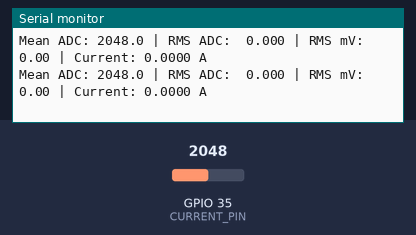
Bench run of a sketch on a simulated ESP32. Shown: the last lines printed to the serial monitor. Inputs (shaded band) come from the test bench; at power-on: GPIO 35 (CURRENT_PIN) = 2048.

Above: at 9.0 s.
9.1 s: GPIO 35 (CURRENT_PIN) set to 104
At 10.3 s:
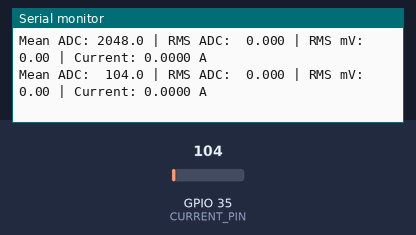
10.6 s: GPIO 35 (CURRENT_PIN) set to 90
At 11.7 s:
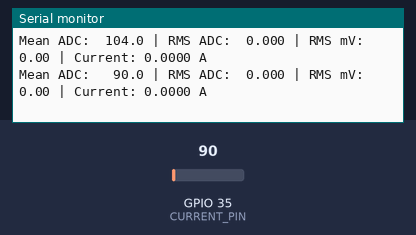

Measured:
- the behaviour switches between 100 and 99 on GPIO 35 (CURRENT_PIN) (found by bisection; images 1 and 2)
- after the input at 9.1 s, the serial monitor: prints a new line after 0.60 s (image 1)
- after the input at 10.6 s, the serial monitor: prints a new line after 0.50 s (image 2)

The sketch:

acs712_test.ino
```cpp
#define CURRENT_PIN      35
#define ACS712_30A       0.066
#define ACS712_20A       0.100
#define ACS712_5A        0.185

#define SENSITIVITY      ACS712_30A

#define ADC_MAX          4095.0
#define VREF_MV          3300.0
#define SAMPLE_MS        200

void setup() {
  Serial.begin(115200);
  delay(500);
  Serial.println("=== ACS712 Test (Pin 35) ===");
  Serial.println("Waiting 2s for sensor to stabilize...");
  delay(2000);
}

void loop() {
  double sum   = 0.0;
  double sumSq = 0.0;
  long   n     = 0;
  unsigned long start = millis();

  while (millis() - start < SAMPLE_MS) {
    double sample  = analogRead(CURRENT_PIN);
    sum      += sample;
    sumSq    += sample * sample;
    n++;
  }

  double mean     = sum / n;
  double variance = (sumSq / n) - (mean * mean);
  if (variance < 0) variance = 0;

  double rmsADC = sqrt(variance);
  double rmsMV  = (rmsADC / ADC_MAX) * VREF_MV;
  double amps   = rmsMV / (SENSITIVITY * 1000.0);

  Serial.printf("Mean ADC: %6.1f | RMS ADC: %6.3f | RMS mV: %6.2f | Current: %.4f A\n",
                mean, rmsADC, rmsMV, amps);

  delay(500);
}
```
